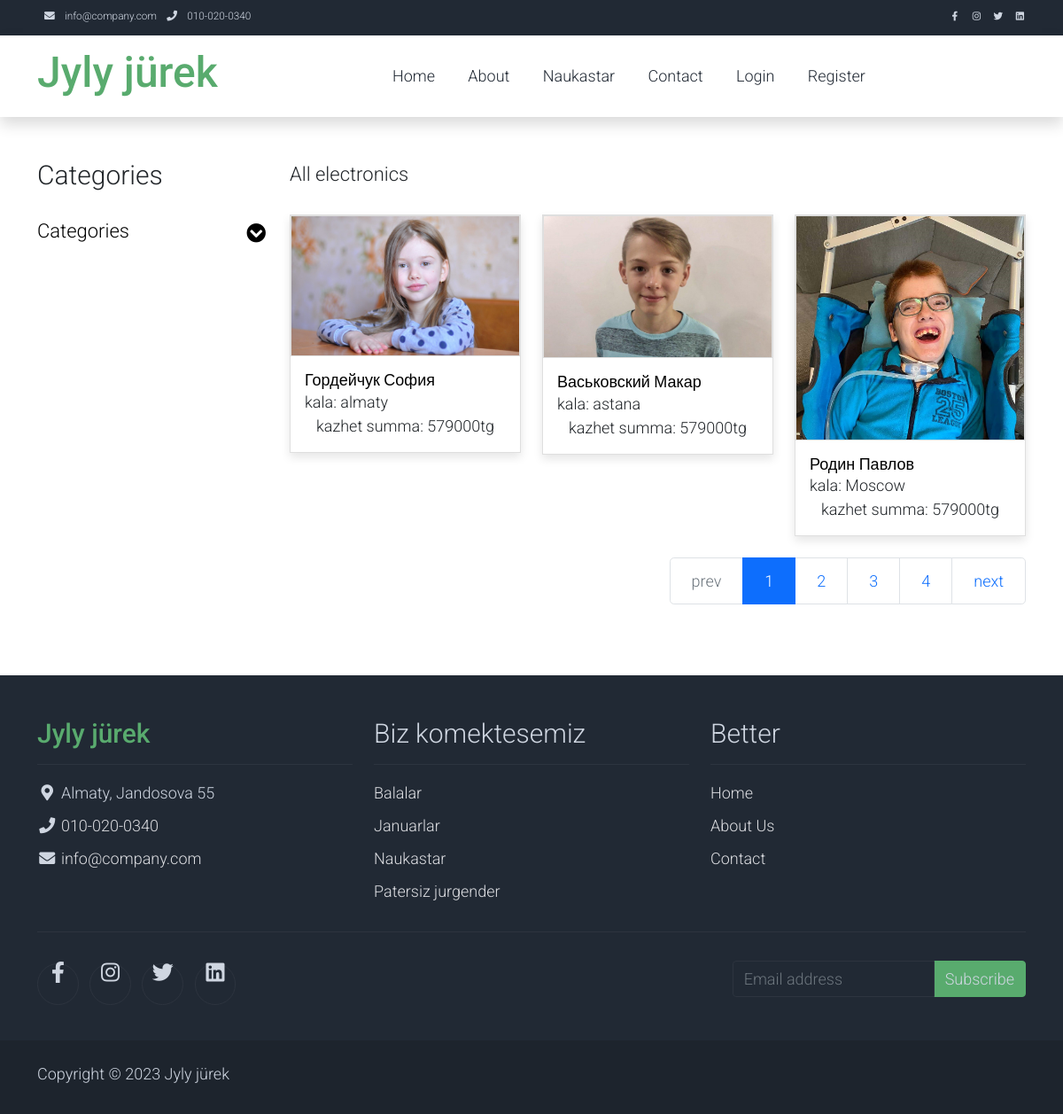
/all/patients, run on the app's committed database.
### fond/models.py (models this page shows, shortened)
class Patient(models.Model):
    fullName = models.CharField(max_length=250)
    photo = models.ImageField(null=True, blank=True, upload_to="patient/photos/")
    description = models.TextField()
    address = models.CharField(max_length=250)
    moneySum = models.IntegerField(default=579000)
    jinalgany = models.IntegerField(default=123870)
    age = models.IntegerField(null=True, blank=True)
    disease = models.CharField(max_length=250)  # болезнь
    isInvalid = models.BooleanField(default=True)
    category = models.ForeignKey(Category, on_delete=models.RESTRICT)
    created_at = models.DateTimeField(auto_now_add=True)
    users = models.ManyToManyField(MyUser, through="Fond")
    def get_absolute_url(self):
        return reverse('single_patient', kwargs={"cat_slug": self.category.slug, "pk": self.pk})

### fond/views.py (the view)
# urls.py: path('all/patients', ElectronicaShowView.as_view(), name='patients'),
class ElectronicaShowView(DataMixin, ListView):
    model = Patient
    template_name = "fond/all_cats.html"
    context_object_name = "patients"
    paginate_by = 3
    def get_context_data(self, **kwargs):
        context = super().get_context_data(**kwargs)
        mixin = self.get_user_context(title='patients')
        return dict(list(context.items()) + list(mixin.items()))

### fond/models.py (called while the page is built)
    def get_absolute_url(self):
        return reverse('category', kwargs={"slug": self.slug})

### fond/utils.py (called while the page is built)
    def get_user_context(self, **kwargs):
        context = kwargs
        cats = Category.objects.all()
        context["cats"] = cats
        return context

### fond/templates/fond/all_cats.html (shortened to what this page needs)
{% extends 'fond/base.html' %}
{% load static %}
{% block base %}
    <div class="container py-5">
        <div class="row">
            <div class="col-lg-3">
                <h1 class="h2 pb-4">Categories</h1>
                <ul class="list-unstyled templatemo-accordion">
                    <li class="pb-3">
                        <a class="collapsed d-flex justify-content-between h3 text-decoration-none" href="#">
                            Categories
                            <i class="fa fa-fw fa-chevron-circle-down mt-1"></i>
                        </a>
                    </li>
                </ul>
            </div>
            <div class="col-lg-9">
            <div class="col-md-6">
                        <ul class="list-inline shop-top-menu pb-3 pt-1">
                            <li class="list-inline-item">
                                <a class="h3 text-dark text-decoration-none mr-3" href="#">All electronics</a>
                            </li>
                        </ul>
                    </div>
                <div class="row">
                    {% for electronica in patients %}
                        <div class="col-md-4">
                            <div class="card mb-4 product-wap rounded-0">
                                <div class="card rounded-0">
                                    <img class="card-img rounded-0 img-fluid" src="{{ electronica.photo.url }}" alt="...">
                                </div>
                                <div class="card-body">
                                    <a href="{{ electronica.get_absolute_url }}" class="h3 text-decoration-none">{{ electronica.fullName }}</a>
                                    <ul class="w-100 list-unstyled d-flex justify-content-between mb-0">
                                        <li>kala: {{ electronica.address }}</li>
                                    </ul>
                                    <p class="text-center mb-0">kazhet summa:  {{ electronica.moneySum }}tg</p>
                                </div>
                            </div>
                        </div>
                    {% endfor %}
                </div>
                <div class="row">
                    <ul class="pagination pagination-lg justify-content-end">
                        {% if page_obj.has_previous %}
                            <li class="page-item">
                                <a class="page-link" href="?page={{ page_obj.previous_page_number }}">prev</a>
                            </li>
                        {% else %}
                            <li class="page-item disabled">
                                <a class="page-link" href="#" tabindex="-1" aria-disabled="true">prev</a>
                            </li>
                        {% endif %}
                        {% for i in page_obj.paginator.page_range %}
                            {% if i == page_obj.number %}
                                <li class="page-item active"><a class="page-link">{{ i }}</a></li>
                            {% else %}
                                <li class="page-item"><a class="page-link" href="?page={{ i }}">{{ i }}</a></li>
                            {% endif %}
                        {% endfor %}
                        {% if page_obj.has_next %}
                            <li class="page-item">
                                <a class="page-link" href="?page={{ page_obj.next_page_number }}">next</a>
                            </li>
                        {% else %}
                            <li class="page-item disabled">
                                <a class="page-link" href="#" tabindex="-1" aria-disabled="true">next</a>
                            </li>
                        {% endif %}
                    </ul>
                </div>
            </div>
        </div>
    </div>
{% endblock base %}

### static/assets/css/templatemo.css (style rules this page uses)
body, ul, li, p, a, label, input, div { font-family: 'Roboto', sans-serif; font-size: 18px !important; font-weight: 300 !important; }
.h2 { font-family: 'Roboto', sans-serif; font-size: 30px !important; font-weight: 300; }
.h3 { font-family: 'Roboto', sans-serif; font-size: 22px !important; }
.templatemo-accordion a { color: #000; }
.product-wap { box-shadow: 0px 5px 10px 0px rgba(0, 0, 0, 0.10); }
.card.product-wap a { color: #000; }
.product-wap .h3, .product-wap li, .product-wap i, .product-wap p { font-size: 12px !important; }
@media (min-width: 992px) { .product-wap .h3, .product-wap li, .product-wap i, .product-wap p { font-size: 18px !important; } }

### data on the page
Patient: photo (picture), fullName "Гордейчук София", address "almaty", moneySum "579000"
Patient: photo (picture), fullName "Васьковский Макар", address "astana", moneySum "579000"
Patient: photo (picture), fullName "Родин Павлов", address "Moscow", moneySum "579000"

### other printed values
{{ i }} "1"
{{ i }} "2" "3" "4"
